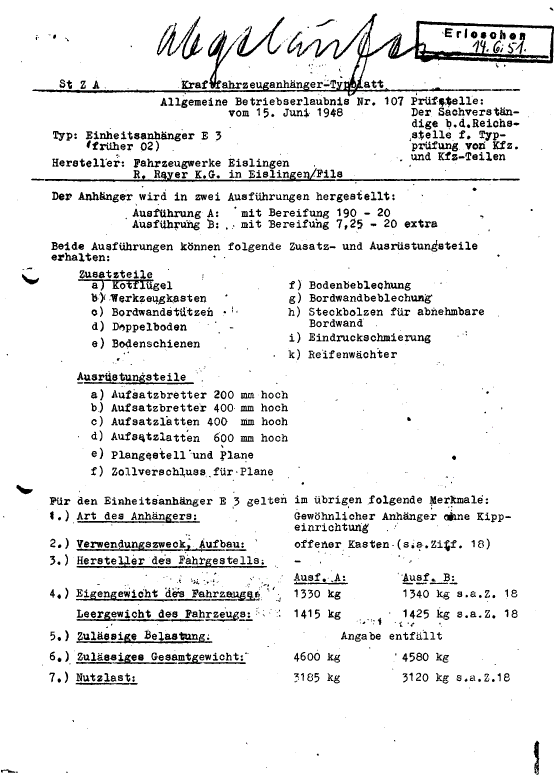
#> input picture Binarized/107-1.png, 1664 x 2339 px, found by its file name (shown at 1/3 size); its folder holds 4 pictures in this run
$ jupyter execute PSNR-SSIM.ipynb   (older library calls are emulated)
#> lines starting #> are read from the running program, lines starting #| are printed output that depends on the picture
[cell 1]
import os
from PIL import Image
import numpy as np
import matplotlib.pyplot as plt
from skimage.metrics import structural_similarity as ssim
from skimage.metrics import peak_signal_noise_ratio as psnr

def analyze_and_plot(clean_image_path, dirty_image_path):
    ssim_values = []
    psnr_values = []

    for file in os.listdir(clean_image_path):
        clean_image_full_path = os.path.join(clean_image_path, file)
        dirty_image_full_path = os.path.join(dirty_image_path, file)

        if not os.path.exists(clean_image_full_path):
            print(f"Clean image file does not exist: {clean_image_full_path}")
            continue

        if not os.path.exists(dirty_image_full_path):
            print(f"Dirty image file does not exist: {dirty_image_full_path}")
            continue

        try:
            clean_image = np.array(Image.open(clean_image_full_path).convert("RGB"))
#> clean_image is the input picture: shape (2339, 1664, 3); mean R, G, B 235.3, 235.3, 235.3
            dirty_image = np.array(Image.open(dirty_image_full_path).convert("RGB"))

            # Resize images to the same size if they are different
            if clean_image.shape != dirty_image.shape:
                dirty_image = np.array(Image.open(dirty_image_full_path).convert("RGB").resize(clean_image.shape[1::-1]))

            # Calculate SSIM
            ssim_value = ssim(clean_image, dirty_image, multichannel=True)
#> ssim_value = 1
            ssim_values.append(ssim_value)
            print(f"SSIM value for {file}: {ssim_value}")
#| SSIM value for 107-1.png: 1.0

            # Calculate PSNR
            psnr_value = psnr(clean_image, dirty_image)
#> psnr_value = inf
            psnr_values.append(psnr_value)
            print(f"PSNR value for {file}: {psnr_value}")
#| PSNR value for 107-1.png: inf
        except Exception as e:
            print(f"Error processing file {file}: {e}")

    # Boxplots erstellen
    fig, axes = plt.subplots(1, 2, figsize=(12, 6))

    axes[0].boxplot(ssim_values, vert=True, patch_artist=True)
    axes[0].set_title('SSIM Values')
    axes[0].set_ylabel('SSIM Value')
    axes[0].set_xticks([1])
    axes[0].set_xticklabels(['Binarized vs. Original'])
    axes[0].grid(True)

    axes[1].boxplot(psnr_values, vert=True, patch_artist=True)
    axes[1].set_title('PSNR Values')
    axes[1].set_ylabel('PSNR Value')
    axes[1].set_xticks([1])
    axes[1].set_xticklabels(['Binarized vs. Original'])
    axes[1].grid(True)

    plt.show()
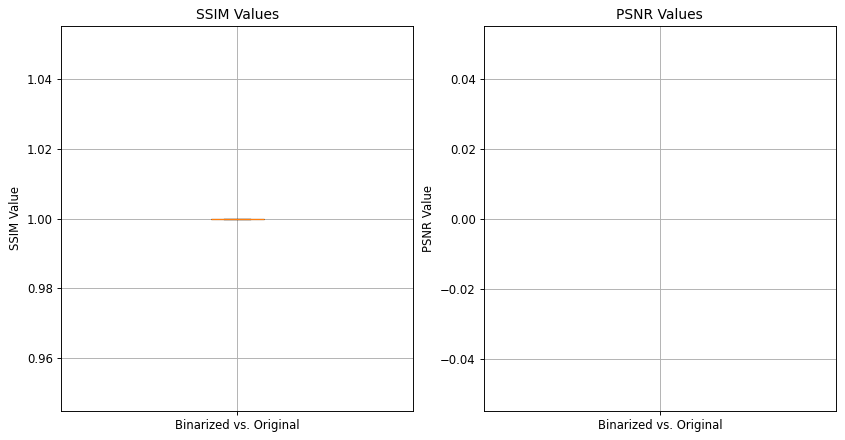
#> figure drawn by matplotlib, 2 panels

# Pfade zu den Bildverzeichnissen
clean_image_path = r'/home/vincent/Simularity_evaluate/Binarized/'
dirty_image_path = r'/home/vincent/Simularity_evaluate/Original/'

analyze_and_plot(clean_image_path, dirty_image_path)
